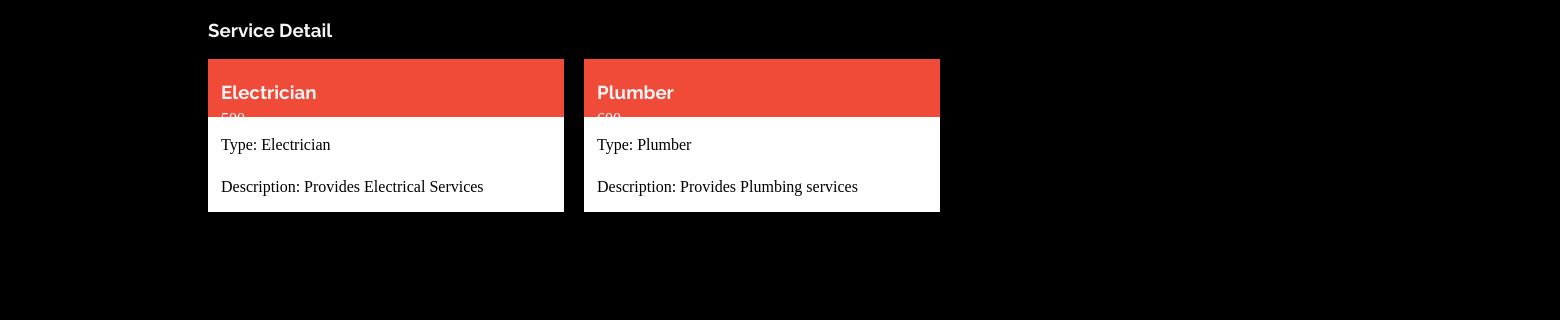
Screenshot of /view_services.php (signed in) with the database file from the repository.
### tables this page shows
CREATE TABLE `services_db` (
  `services_id` int(11) NOT NULL,
  `service_name` varchar(100) NOT NULL,
  `service_type` varchar(100) NOT NULL,
  `service_price` int(11) NOT NULL,
  `service_desc` varchar(500) NOT NULL,
  `tags` varchar(100) NOT NULL
);

CREATE TABLE `service_type` (
  `type_id` int(11) NOT NULL,
  `type` varchar(30) NOT NULL
);

### view_services.php (the view, shortened to what this page needs)
<?php
include 'db2.php';
$result=mysqli_query($con,"SELECT * FROM `services_db` join service_type on services_db.service_type=service_type.type_id");
 ?>
<!DOCTYPE html>
<html lang="en">
<head>
    <link href="stylesheet.css" rel="stylesheet">
</head>
<body>
<div class="common-div">
<h3>Service Detail</h3>
<div id="block_container">
<?php
            while ($row = mysqli_fetch_assoc($result)) {  ?>
<div class="blah">
<div class="card-detail">
<h3 style="margin-left:10px;"><?php echo $row['service_name'];?></h3>
<p style="margin-top:-12px; margin-left:10px;"><?php echo $row['service_price'];?></p>
</div>
<div class="card-detail-two">
<p style="margin-left:10px; margin-bottom:-10px;">Type: <?php echo $row['type'];?></p><br>
<p style="margin-bottom:-5px; margin-left:10px;">Description: <?php echo $row['service_desc'];?></p><br>
</div></div>
<?php } ?>
</div></div>
</body>
</html>

### stylesheet.css (style rules this page uses)
body { background: hsl(0, 0%, 0%); }
h3 { color: #f5f5f5; }
.common-div { width:700px; margin-left:200px; }
#block_container { display: flex; width: 200%; }
.card-detail { background-color:#FEBC26; font-family: verdana; }

### view_services.php (style rules this page uses)
h3 { font-family: "Raleway", Helvetica, sans-serif; }
.card-detail { background-color: rgb(240, 74, 56); font-family: verdana; width:350px; padding:3px; color:white; }
.card-detail-two { font-family: verdana; width:350px; margin-top:-30px; padding:3px; background:white; }
.blah { margin-right:20px; }

### rows the page displays
services_db: service_name "Electrician", service_price "500", service_type.type "Electrician", service_desc "Provides Electrical Services"
services_db: service_name "Plumber", service_price "600", service_type.type "Plumber", service_desc "Provides Plumbing services"
